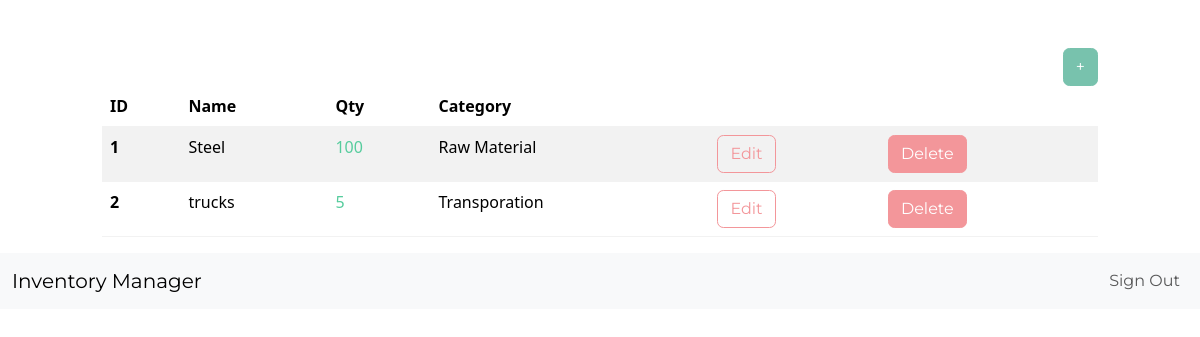
Page /dashboard/ (signed in) on the earlier database version.
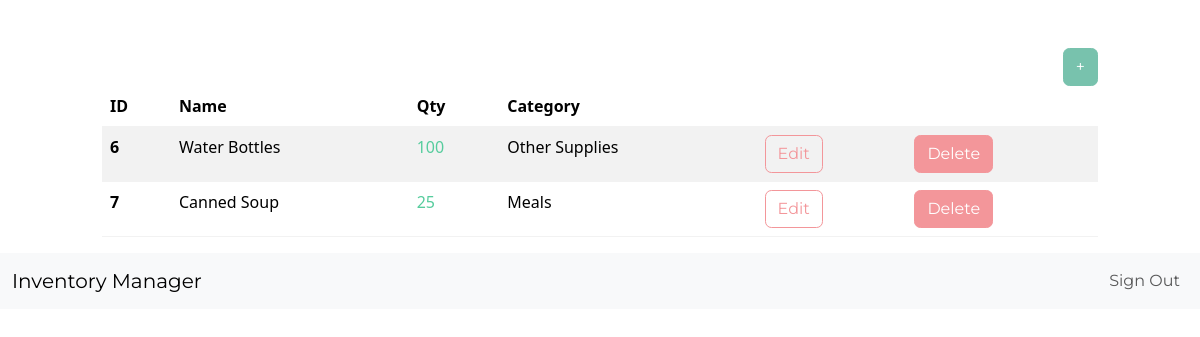
Same page on the later database version.
### inventory/models.py (models this page shows, shortened)
class InventoryItem(models.Model):
    name=models.CharField(max_length=200)
    quantity = models.IntegerField()
    category = models.ForeignKey('Category', on_delete=models.SET_NULL, blank=True, null=True)
    date_created = models.DateTimeField(auto_now_add=True)
    user = models.ForeignKey(User, on_delete=models.CASCADE)

class Category(models.Model):
    name = models.CharField(max_length=200)
    class Meta:
        verbose_name_plural = 'categories'

### inventory/views.py (the view)
# urls.py: path('dashboard/', Dashboard.as_view(), name='dashboard'),
class Dashboard(LoginRequiredMixin, View):
	def get(self, request):
		items = InventoryItem.objects.filter(user=self.request.user.id).order_by('id')
		low_inventory = InventoryItem.objects.filter(
			user=self.request.user.id,
			quantity__lte=LOW_QUANTITY
		)
		if low_inventory.count() > 0:
			if low_inventory.count() > 1:
				messages.error(request, f'{low_inventory.count()} items have low inventory')
			else:
				messages.error(request, f'{low_inventory.count()} item has low inventory')
		low_inventory_ids = InventoryItem.objects.filter(
			user=self.request.user.id,
			quantity__lte=LOW_QUANTITY
		).values_list('id', flat=True)
		return render(request, 'inventory/dashboard.html', {'items': items, 'low_inventory_ids': low_inventory_ids})

### inventory/templates/inventory/dashboard.html (shortened to what this page needs)
{% extends 'inventory/base.html' %}
{% block content %}
	<div class="row">
		<div class="col-md-10 col-12 mx-auto mt-5">
			<div class="d-flex justify-content-end">
				<a href="{% url 'add-item' %}" class="btn btn-primary">+</a>
			</div>
			<table class="table table-hover table-striped">
				<thead>
					<tr>
						<th scope="col">ID</th>
						<th scope="col">Name</th>
						<th scope="col">Qty</th>
						<th scope="col">Category</th>
						<th scope="col"></th>
						<th scope="col"></th>
					</tr>
				</thead>
				<tbody>
					{% for item in items %}
					<tr>
						<th scope="row">{{ item.id }}</th>
						<td>{{ item.name }}</td>
						{% if item.id in low_inventory_ids %}
							<td class="text-danger">{{ item.quantity }}</td>
						{% else %}
							<td class="text-success">{{ item.quantity }}</td>
						{% endif %}
						<td>{{ item.category.name }}</td>
						<td><a href="{% url 'edit-item' item.id %}" class="btn btn-outline-secondary">Edit</a></td>
						<td><a href="{% url 'delete-item' item.id %}" class="btn btn-secondary">Delete</a></td>
					</tr>
					{% endfor %}
				</tbody>
			</table>
		</div>
	</div>
{% endblock content %}

### inventory/templates/inventory/base.html (shortened to what this page needs)
<!DOCTYPE html>
<html lang= "en">
<head>
    <link href = "https://bootswatch.com/5/minty/bootstrap.min.css" rel = "stylesheet">
</head>
<body>
    {% block content %}
    {% endblock content %}
    {% include 'inventory/navigation.html' %}
</body>
</html>

### inventory/templates/inventory/navigation.html (shortened to what this page needs)
<nav class="navbar navbar-expand-lg bg-light">
    <div class="container-fluid">
        <a class="navbar-brand" href="{% url 'index' %}">Inventory Manager</a>
        <div class="collapse navbar-collapse justify-content-end" id="navbarNav">
            <ul class="navbar-nav">
                {% if user.is_authenticated %}
                    <li class="nav-item">
                        <a class="nav-link" href="{% url 'logout' %}">Sign Out</a>
                    </li>
                {% endif %}
            </ul>
        </div>
    </div>
</nav>

Differences in the rows shown:
removed InventoryItem: id "1", name "Steel", quantity "100", category.name "Raw Material"
removed InventoryItem: id "2", name "trucks", quantity "5", category.name "Transporation"
added InventoryItem: id "6", name "Water Bottles", quantity "100", category.name "Other Supplies"
added InventoryItem: id "7", name "Canned Soup", quantity "25", category.name "Meals"
